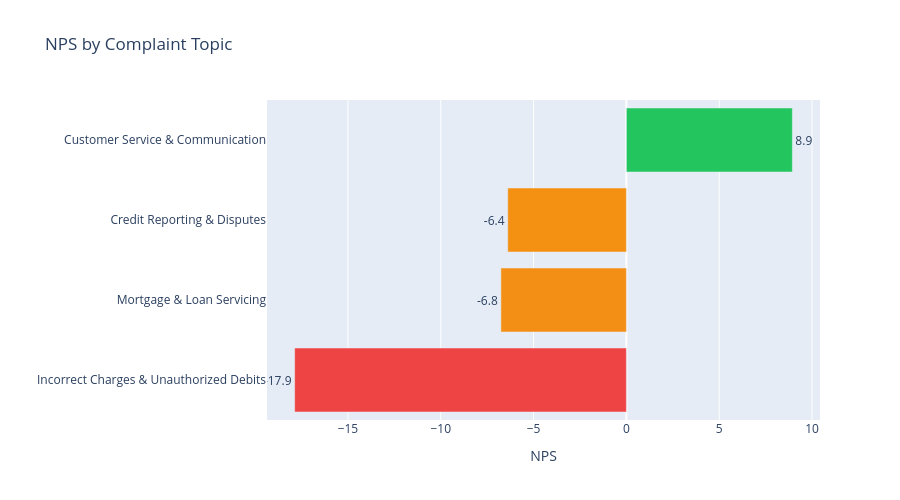

The cell this chart's notebook holds for it:
### Markdown cell above
## 9. NPS by Topic

### Code cell
nps_by_topic = nps_by_group(df_lda, "topic_name")
print(nps_by_topic[["topic_name", "n_total", "nps"]].sort_values("nps"))

fig = px.bar(
    nps_by_topic.sort_values("nps"),
    x="nps", y="topic_name", orientation="h",
    color="nps",
    color_continuous_scale=["#ef4444", "#f59e0b", "#22c55e"],
    title="NPS by Complaint Topic",
    labels={"nps": "NPS", "topic_name": ""},
    text="nps",
)
fig.update_traces(texttemplate="%{text:.1f}", textposition="outside")
fig.update_layout(coloraxis_showscale=False, height=500)
fig.show()

### Figure 1 — Plotly figure (JSON) as saved in the notebook; plotly's stock layout.template omitted (floating-point values rounded to 4 significant figures)
{"data": [{"hovertemplate": "NPS=%{marker.color}<br>=%{y}<extra></extra>", "legendgroup": "", "marker": {"color": [-17.87, -6.76, -6.39, 8.94], "coloraxis": "coloraxis", "pattern": {"shape": ""}}, "name": "", "orientation": "h", "showlegend": false, "text": [-17.87, -6.76, -6.39, 8.94], "textposition": "outside", "texttemplate": "%{text:.1f}", "type": "bar", "x": [-17.87, -6.76, -6.39, 8.94], "xaxis": "x", "y": ["Incorrect Charges & Unauthorized Debits", "Mortgage & Loan Servicing", "Credit Reporting & Disputes", "Customer Service & Communication"], "yaxis": "y"}], "layout": {"barmode": "relative", "coloraxis": {"colorbar": {"title": {"text": "NPS"}}, "colorscale": [[0, "#ef4444"], [0.5, "#f59e0b"], [1, "#22c55e"]], "showscale": false}, "height": 500, "legend": {"tracegroupgap": 0}, "title": {"text": "NPS by Complaint Topic"}, "xaxis": {"anchor": "y", "domain": [0, 1], "title": {"text": "NPS"}}, "yaxis": {"anchor": "x", "domain": [0, 1], "title": {"text": ""}}}}
